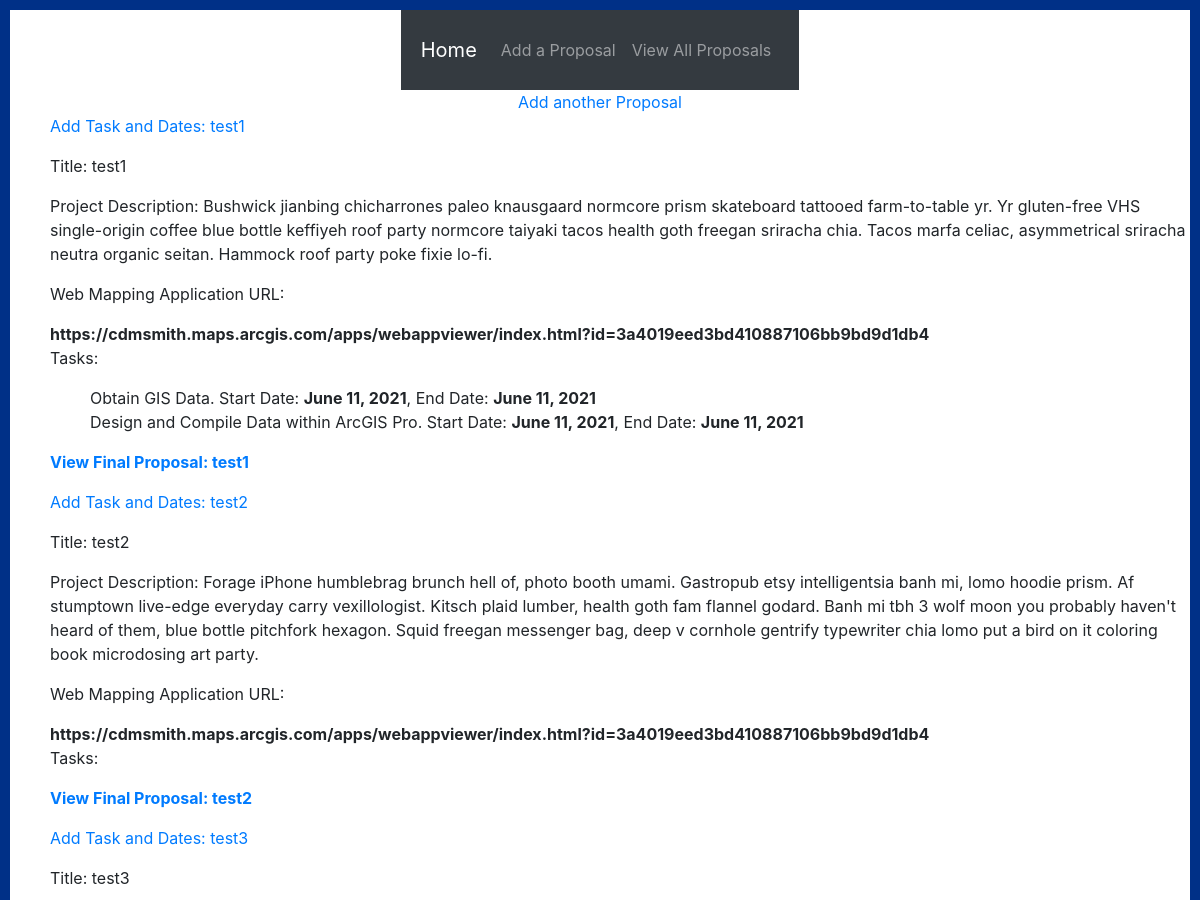
Before: /proposals/ (upper part) with the older database file.
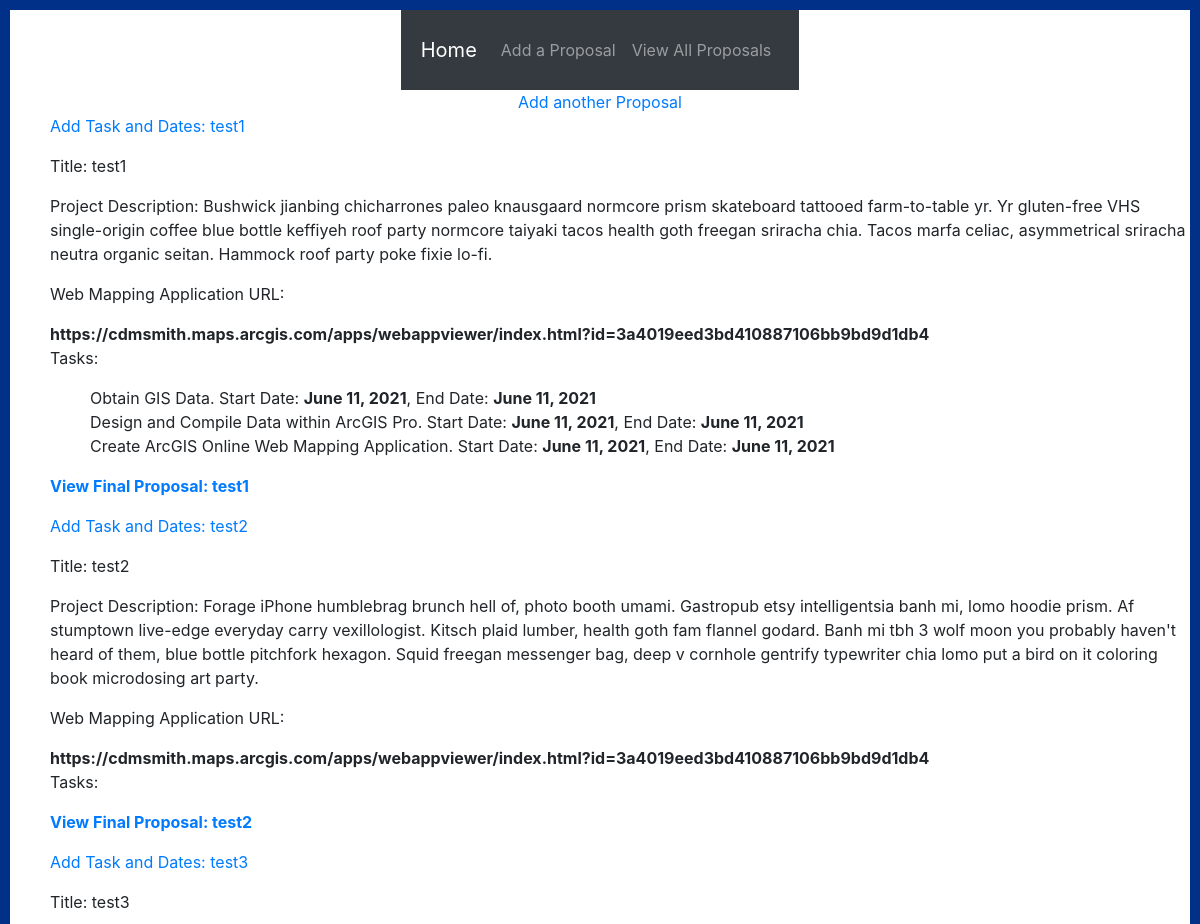
After: the same page with the newer database file.
### Capstone_app/models.py (models this page shows, shortened)
class Proposal(models.Model):
    title = models.CharField(max_length=200)
    project_description = models.TextField(max_length=1000)
    map_id = models.URLField(max_length=200)
    project_date_start = models.DateField(default=datetime.datetime.now)
    project_date_end = models.DateField(default=datetime.datetime.now)
    gantt_title = models.CharField(max_length=100, null=True, blank=True)
    gantt_date_start = models.DateField(default=datetime.datetime.now)
    gantt_date_end = models.DateField(default=datetime.datetime.now)
    user = models.ForeignKey(
        User, on_delete=models.CASCADE, null=True, blank=True)

class Task(models.Model):
    taskItem = models.TextField()
    task_id = models.ForeignKey(Proposal, on_delete=models.CASCADE)
    gantt_date_start = models.DateField(default=datetime.datetime.now)
    gantt_date_end = models.DateField(default=datetime.datetime.now)

### Capstone_app/views.py (the view)
# urls.py: path('proposals/', views.proposals, name = 'proposals'),
def proposals(request):
    proposals = Proposal.objects.all()
    context = {
        'proposals': proposals
    }
    return render(request, 'pages/proposals.html', context)

### templates/pages/proposals.html
{% extends 'base.html' %} {% block content %} {% csrf_token %}
<a href="{% url 'add_proposal'%}">Add another Proposal</a>
<ul>
  {% for proposal in proposals%}
  <p>
    <a href="{% url 'see_details' proposal.id%}"
      >Add Task and Dates: {{ proposal.title }}</a
    >
  </p>
  <p>Title: {{proposal.title}}</p>
  <p>Project Description: {{proposal.project_description}}</p>
  <p>Web Mapping Application URL:</p>
  <b>{{proposal.map_id}}</b>
  <p>Tasks: {% for t in proposal.task_set.all %}
    <ul>{{t.taskItem}}. Start Date: <b>{{t.gantt_date_start}}</b>, End Date: <b>{{t.gantt_date_end}}</b></ul>
  {% endfor %}</p>
  <b
    ><p>
      <a href="{% url 'proposal_view' proposal.id%}"
        >View Final Proposal: {{ proposal.title }}</a
      >
    </p></b
  >
  {% endfor %}
</ul>
{% endblock %}

Changed rows visible on the page:
added Task: taskItem "Create ArcGIS Online Web Mapping Application", gantt_date_start "June 11, 2021", gantt_date_end "June 11, 2021", shown under Proposal "test1"
